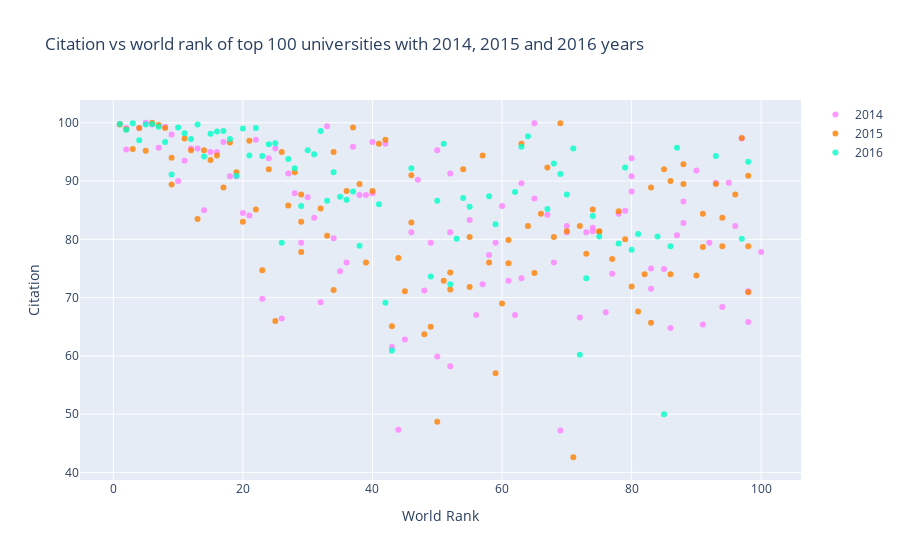

Notebook code for this chart:
### Markdown cell above
<a id="3"></a> <br>
# Scatter
Scatter Example: Citation vs world rank of top 100 universities with 2014, 2015 and 2016 years
* Import graph_objs as *go*
* Creating traces
    * x = x axis
    * y = y axis
    * mode = type of plot like marker, line or line + markers
    * name = name of the plots
    * marker = marker is used with dictionary. 
        * color = color of lines. It takes RGB (red, green, blue) and opacity (alpha)
    * text = The hover text (hover is curser)
* data = is a list that we add traces into it
* layout = it is dictionary.
    * title = title of layout
    * x axis = it is dictionary
        * title = label of x axis
        * ticklen = length of x axis ticks
        * zeroline = showing zero line or not
    * y axis = it is dictionary and same with x axis
* fig = it includes data and layout
* iplot() = plots the figure(fig) that is created by data and layout

### Code cell
# prepare data frames
df2014 = timesData[timesData.year == 2014].iloc[:100,:]
df2015 = timesData[timesData.year == 2015].iloc[:100,:]
df2016 = timesData[timesData.year == 2016].iloc[:100,:]
# import graph objects as "go"
import plotly.graph_objs as go
# creating trace1
trace1 =go.Scatter(
                    x = df2014.world_rank,
                    y = df2014.citations,
                    mode = "markers",
                    name = "2014",
                    marker = dict(color = 'rgba(255, 128, 255, 0.8)'),
                    text= df2014.university_name)
# creating trace2
trace2 =go.Scatter(
                    x = df2015.world_rank,
                    y = df2015.citations,
                    mode = "markers",
                    name = "2015",
                    marker = dict(color = 'rgba(255, 128, 2, 0.8)'),
                    text= df2015.university_name)
# creating trace3
trace3 =go.Scatter(
                    x = df2016.world_rank,
                    y = df2016.citations,
                    mode = "markers",
                    name = "2016",
                    marker = dict(color = 'rgba(0, 255, 200, 0.8)'),
                    text= df2016.university_name)
data = [trace1, trace2, trace3]
layout = dict(title = 'Citation vs world rank of top 100 universities with 2014, 2015 and 2016 years',
              xaxis= dict(title= 'World Rank',ticklen= 5,zeroline= False),
              yaxis= dict(title= 'Citation',ticklen= 5,zeroline= False)
             )
fig = dict(data = data, layout = layout)
iplot(fig)

### Figure 1 — Plotly figure (JSON) as saved in the notebook; plotly's stock layout.template omitted (floating-point values rounded to 4 significant figures)
{"data": [{"marker": {"color": "rgba(255, 128, 255, 0.8)"}, "mode": "markers", "name": "2014", "text": ["California Institute of Technology", "Harvard University", "University of Oxford", "Stanford University", "Massachusetts Institute of Technology", "Princeton University", "University of Cambridge", "University of California, Berkeley", "University of Chicago", "Imperial College London", "Yale University", "University of California, Los Angeles", "Columbia University", "ETH Zurich – Swiss Federal Institute of Technology Zurich", "Johns Hopkins University", "University of Pennsylvania", "Duke University", "University of Michigan", "Cornell University", "University of Toronto", "University College London", "Northwestern University", "University of Tokyo", "Carnegie Mellon University", "University of Washington", "National University of Singapore", "University of Texas at Austin", "Georgia Institute of Technology", "University of Illinois at Urbana-Champaign", "University of Wisconsin-Madison", "University of British Columbia", "London School of Economics and Political Science", "University of California, Santa Barbara", "University of Melbourne", "McGill University", "Karolinska Institute", "École Polytechnique Fédérale de Lausanne", "King’s College London", "University of Edinburgh", "New York University", "University of California, San Diego", "Washington University in St Louis", "University of Hong Kong", "Seoul National University", "Peking University", "University of Minnesota", "University of North Carolina at Chapel Hill", "Australian National University", "Pennsylvania State University", "Boston University", "Tsinghua University", "Brown University", "Kyoto University", "University of California, Davis", "LMU Munich", "Korea Advanced Institute of Science and Technology (KAIST)", "Hong Kong University of Science and Technology", "University of Manchester", "Ohio State University", "Pohang University of Science and Technology", "KU Leuven", "Purdue University", "The University of Queensland", "University of Göttingen", "Rice University", "École Normale Supérieure", "Leiden University", "Heidelberg University", "Delft University of Technology", "University of Southern California", "École Polytechnique", "University of Sydney", "Erasmus University Rotterdam", "University of Basel", "Utrecht University", "Nanyang Technological University", "Wageningen University and Research Center", "University of Pittsburgh", "University of Bristol", "Durham University", "Emory University", "Tufts University", "Michigan State University", "University of Amsterdam", "Ghent University", "Free University of Berlin", "Technical University of Munich", "Case Western Reserve University", "Vanderbilt University", "University of Notre Dame", "Monash University", "McMaster University", "University of California, Irvine", "Humboldt University of Berlin", "University of Rochester", "Pierre and Marie Curie University", "University of Colorado Boulder", "Maastricht University", "University of Groningen", "University of Helsinki"], "type": "scatter", "x": ["1", "2", "2", "4", "5", "6", "7", "8", "9", "10", "11", "12", "13", "14", "15", "16", "17", "18", "19", "20", "21", "22", "23", "24", "25", "26", "27", "28", "29", "30", "31", "32", "33", "34", "35", "36", "37", "38", "39", "40", "40", "42", "43", "44", "45", "46", "47", "48", "49", "50", "50", "52", "52", "52", "55", "56", "57", "58", "59", "60", "61", "62", "63", "63", "65", "65", "67", "68", "69", "70", "70", "72", "73", "74", "74", "76", "77", "78", "79", "80", "80", "80", "83", "83", "85", "86", "87", "88", "88", "90", "91", "92", "93", "94", "95", "96", "97", "98", "98", "100"], "y": [99.8, 99.1, 95.4, 99.1, 100, 99.7, 95.7, 99.3, 98, 90, 93.5, 95.6, 95.6, 85, 95, 95, 96.7, 90.8, 90.8, 84.5, 84.1, 97.1, 69.8, 93.9, 95.6, 66.4, 91.3, 87.9, 79.4, 87.2, 83.7, 69.2, 99.4, 80.2, 74.5, 76, 95.9, 87.6, 87.6, 87.9, 96.7, 96.4, 61.5, 47.3, 62.8, 81.2, 90.2, 71.2, 79.4, 95.3, 59.9, 91.3, 58.2, 81.2, 83.3, 67, 72.3, 77.3, 79.4, 85.7, 72.9, 67, 73.3, 89.6, 99.9, 87, 84.2, 76, 47.2, 81.2, 82.3, 66.6, 81.2, 81.4, 82, 67.5, 74.1, 84.4, 84.9, 88.2, 90.8, 93.9, 71.5, 75, 74.9, 64.8, 80.7, 82.8, 86.5, 91.8, 65.4, 79.4, 89.7, 68.4, 89.7, 82.3, 97.3, 65.8, 71.1, 77.8]}, {"marker": {"color": "rgba(255, 128, 2, 0.8)"}, "mode": "markers", "name": "2015", "text": ["California Institute of Technology", "Harvard University", "University of Oxford", "Stanford University", "University of Cambridge", "Massachusetts Institute of Technology", "Princeton University", "University of California, Berkeley", "Imperial College London", "Yale University", "University of Chicago", "University of California, Los Angeles", "ETH Zurich – Swiss Federal Institute of Technology Zurich", "Columbia University", "Johns Hopkins University", "University of Pennsylvania", "University of Michigan", "Duke University", "Cornell University", "University of Toronto", "Northwestern University", "University College London", "University of Tokyo", "Carnegie Mellon University", "National University of Singapore", "University of Washington", "Georgia Institute of Technology", "University of Texas at Austin", "LMU Munich", "University of Illinois at Urbana-Champaign", "University of Wisconsin-Madison", "University of British Columbia", "University of Melbourne", "London School of Economics and Political Science", "École Polytechnique Fédérale de Lausanne", "University of Edinburgh", "University of California, Santa Barbara", "New York University", "McGill University", "King’s College London", "University of California, San Diego", "Washington University in St Louis", "University of Hong Kong", "Karolinska Institute", "Australian National University", "University of Minnesota", "University of North Carolina at Chapel Hill", "Peking University", "Tsinghua University", "Seoul National University", "Hong Kong University of Science and Technology", "Korea Advanced Institute of Science and Technology (KAIST)", "University of Manchester", "Brown University", "KU Leuven", "University of California, Davis", "Boston University", "Pennsylvania State University", "Kyoto University", "University of Sydney", "Nanyang Technological University", "École Polytechnique", "Scuola Normale Superiore di Pisa", "Leiden University", "The University of Queensland", "Pohang University of Science and Technology", "University of Göttingen", "Ohio State University", "Rice University", "Heidelberg University", "Delft University of Technology", "Erasmus University Rotterdam", "Wageningen University and Research Center", "University of Bristol", "University of Basel", "University of Southern California", "University of Amsterdam", "École Normale Supérieure", "Utrecht University", "Humboldt University of Berlin", "Free University of Berlin", "Michigan State University", "Durham University", "Monash University", "Middle East Technical University", "University of Arizona", "University of Notre Dame", "Tufts University", "University of California, Irvine", "Ghent University", "University of Massachusetts", "University of Pittsburgh", "Emory University", "McMaster University", "University of Glasgow", "Vanderbilt University", "University of Colorado Boulder", "Stockholm University", "Technical University of Munich", "Uppsala University"], "type": "scatter", "x": ["1", "2", "3", "4", "5", "6", "7", "8", "9", "9", "11", "12", "13", "14", "15", "16", "17", "18", "19", "20", "21", "22", "23", "24", "25", "26", "27", "28", "29", "29", "29", "32", "33", "34", "34", "36", "37", "38", "39", "40", "41", "42", "43", "44", "45", "46", "46", "48", "49", "50", "51", "52", "52", "54", "55", "55", "57", "58", "59", "60", "61", "61", "63", "64", "65", "66", "67", "68", "69", "70", "71", "72", "73", "74", "75", "75", "77", "78", "79", "80", "81", "82", "83", "83", "85", "86", "86", "88", "88", "90", "91", "91", "93", "94", "94", "96", "97", "98", "98", "98"], "y": [99.7, 98.9, 95.5, 99.1, 95.2, 100, 99.6, 99.1, 89.4, 94, 97.3, 95.3, 83.5, 95.3, 93.6, 94.4, 88.9, 96.6, 91.5, 83, 96.9, 85.1, 74.7, 92, 66, 95, 85.8, 91.5, 83, 77.8, 87.7, 85.3, 80.6, 71.3, 95, 88.3, 99.2, 89.5, 76, 88.3, 96.4, 97.1, 65.1, 76.8, 71.1, 82.9, 91, 63.7, 65, 48.7, 72.9, 71.4, 74.3, 92, 71.8, 80.4, 94.4, 76, 57, 69, 75.9, 79.9, 96.4, 82.3, 74.2, 84.4, 92.3, 80.4, 99.9, 81.4, 42.6, 82.3, 77.5, 85.1, 81.4, 81.3, 76.6, 84.8, 80, 71.9, 67.6, 74, 88.9, 65.7, 92, 74, 90, 92.9, 89.5, 73.8, 78.7, 84.4, 89.5, 78.8, 83.7, 87.7, 97.4, 90.9, 78.8, 70.9]}, {"marker": {"color": "rgba(0, 255, 200, 0.8)"}, "mode": "markers", "name": "2016", "text": ["California Institute of Technology", "University of Oxford", "Stanford University", "University of Cambridge", "Massachusetts Institute of Technology", "Harvard University", "Princeton University", "Imperial College London", "ETH Zurich – Swiss Federal Institute of Technology Zurich", "University of Chicago", "Johns Hopkins University", "Yale University", "University of California, Berkeley", "University College London", "Columbia University", "University of California, Los Angeles", "University of Pennsylvania", "Cornell University", "University of Toronto", "Duke University", "University of Michigan", "Carnegie Mellon University", "London School of Economics and Political Science", "University of Edinburgh", "Northwestern University", "National University of Singapore", "King’s College London", "Karolinska Institute", "LMU Munich", "New York University", "École Polytechnique Fédérale de Lausanne", "University of Washington", "University of Melbourne", "University of British Columbia", "KU Leuven", "University of Illinois at Urbana-Champaign", "Heidelberg University", "McGill University", "University of California, San Diego", "University of California, Santa Barbara", "Georgia Institute of Technology", "Peking University", "University of Tokyo", "University of California, Davis", "University of Hong Kong", "University of Texas at Austin", "Tsinghua University", "Wageningen University and Research Center", "Humboldt University of Berlin", "University of Wisconsin-Madison", "Brown University", "Australian National University", "Technical University of Munich", "École Normale Supérieure", "Nanyang Technological University", "University of Manchester", "University of Sydney", "University of Amsterdam", "Hong Kong University of Science and Technology", "The University of Queensland", "Washington University in St Louis", "Utrecht University", "University of North Carolina at Chapel Hill", "Boston University", "Delft University of Technology", "University of Minnesota", "Leiden University", "University of Southern California", "University of Bristol", "Durham University", "Erasmus University Rotterdam", "Free University of Berlin", "Monash University", "University of Groningen", "Pennsylvania State University", "University of Glasgow", "University of Helsinki", "University of Tübingen", "University of Pittsburgh", "University of Warwick", "Uppsala University", "University of Copenhagen", "University of New South Wales", "University of Freiburg", "Seoul National University", "University of St Andrews", "Vanderbilt University", "Kyoto University", "Maastricht University", "Emory University", "Lund University", "Ohio State University", "University of Exeter", "University of Bonn", "Georgetown University", "McMaster University", "University of Sheffield", "Queen Mary University of London", "University of Göttingen", "Michigan State University"], "type": "scatter", "x": ["1", "2", "3", "4", "5", "6", "7", "8", "9", "10", "11", "12", "13", "14", "15", "16", "17", "18", "19", "20", "21", "22", "23", "24", "25", "26", "27", "28", "29", "30", "31", "32", "33", "34", "35", "36", "37", "38", "=39", "=39", "41", "42", "43", "=44", "=44", "46", "=47", "=47", "49", "50", "51", "52", "53", "54", "55", "=56", "=56", "58", "59", "=60", "=60", "62", "63", "64", "=65", "=65", "67", "68", "69", "70", "71", "72", "73", "74", "75", "=76", "=76", "78", "79", "80", "81", "=82", "=82", "84", "85", "86", "87", "=88", "=88", "=90", "=90", "=90", "93", "=94", "=94", "=94", "97", "98", "=99", "=99"], "y": [99.8, 98.8, 99.9, 97, 99.7, 99.8, 99.3, 96.7, 91.1, 99.2, 98.2, 97.2, 99.7, 94.2, 98.1, 98.5, 98.6, 97.2, 90.9, 99, 94.4, 99.1, 94.3, 96.3, 96.5, 79.4, 93.8, 92.2, 85.7, 95.3, 94.6, 98.6, 86.6, 91.5, 87.3, 86.8, 88.2, 78.9, 98.7, 99.2, 86, 69.1, 60.9, 84.3, 70.1, 92.2, 58.8, 87.8, 73.6, 86.6, 96.4, 72.3, 80.1, 87.1, 85.6, 77.3, 77.5, 87.4, 82.6, 82.4, 99.2, 88.1, 95.9, 97.7, 61.5, 88, 85.2, 93, 91.2, 87.7, 95.6, 60.2, 73.3, 84, 80.5, 92.3, 82.1, 79.3, 92.3, 78.2, 80.9, 86.2, 82.1, 80.5, 50, 78.8, 95.7, 46.6, 82.7, 96.7, 81.3, 83.2, 94.3, 85.3, 82.5, 84.9, 80.1, 93.3, 72.7, 76.8]}], "layout": {"title": {"text": "Citation vs world rank of top 100 universities with 2014, 2015 and 2016 years"}, "xaxis": {"ticklen": 5, "title": {"text": "World Rank"}, "zeroline": false}, "yaxis": {"ticklen": 5, "title": {"text": "Citation"}, "zeroline": false}}}
